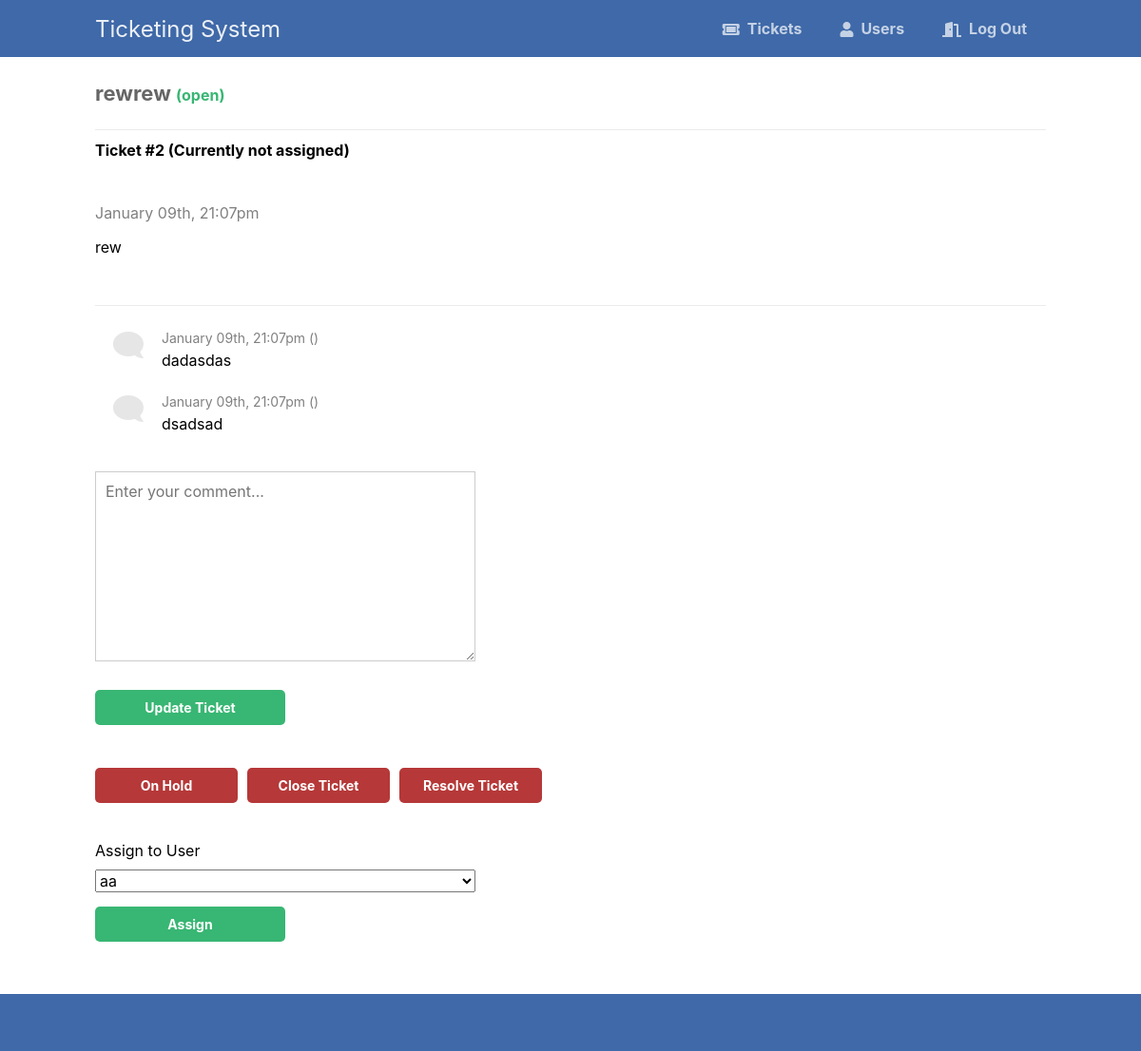
Page /admin/view.php?id=2 (signed in) on the committed database.
### tables this page shows
CREATE TABLE `tickets` (
  `id` int(11) NOT NULL,
  `title` varchar(255) NOT NULL,
  `msg` text NOT NULL,
  `email` varchar(255) DEFAULT NULL,
  `created` datetime NOT NULL DEFAULT current_timestamp(),
  `status` enum('open','closed','resolved','hold') NOT NULL DEFAULT 'open',
  `assigned` varchar(50) DEFAULT NULL
);

CREATE TABLE `tickets_comments` (
  `id` int(11) NOT NULL,
  `ticket_id` int(11) NOT NULL,
  `msg` text NOT NULL,
  `created` datetime NOT NULL DEFAULT current_timestamp(),
  `assigned` varchar(50) DEFAULT NULL
);

### admin/view.php (the view, shortened to what this page needs)
<?php
include '../inc/functions.php';
$pdo = pdo_connect_mysql();
$stmt = $pdo->prepare('SELECT * FROM tickets WHERE id = ?');
$stmt->execute([ $_GET['id'] ]);
$ticket = $stmt->fetch(PDO::FETCH_ASSOC);
$stmt = $pdo->prepare('SELECT * FROM tickets_comments WHERE ticket_id = ?');
$stmt->execute([ $_GET['id'] ]);
$comments = $stmt->fetchAll(PDO::FETCH_ASSOC);
$pdo = pdo_connect_mysql();
$stmt = $pdo->prepare('SELECT * FROM users WHERE status="active"');
$stmt->execute();
$users = $stmt->fetchAll(PDO::FETCH_ASSOC);
?>
<?=template_header('Ticket')?>
<div class="content view">
	<h2><?=htmlspecialchars($ticket['title'], ENT_QUOTES)?>
	<span class="<?=$ticket['status']?>">(<?=$ticket['status']?>)</span></h2>
	<h1>Ticket <?php echo("#".$ticket['id']) ?>
	<?php
		if ($ticket['assigned']==null)
		{
			echo (" (Currently not assigned)");
		}
		else
		{
		echo(" (Assigned to ".$ticket['assigned'].")");
		}
		?>
</h1>
    <div class="ticket">
        <p class="created"><?=date('F dS, G:ia', strtotime($ticket['created']))?></p>
        <p class="msg"><?=nl2br(htmlspecialchars($ticket['msg'], ENT_QUOTES))?></p>
    </div>
    <div class="comments">
        <?php foreach($comments as $comment): ?>
        <div class="comment">
            <div>
                <i class="fas fa-comment fa-2x"></i>
            </div>
            <p>
                <span><?=date('F dS, G:ia', strtotime($comment['created']));  echo (" (".$comment['assigned'].")");?></span>
                <?=nl2br(htmlspecialchars($comment['msg'], ENT_QUOTES))?>
            </p>
        </div>
        <?php endforeach; ?>
        <form action="" method="post">
            <textarea name="msg" placeholder="Enter your comment..."></textarea>
            <input type="submit" value="Update Ticket">
        </form>
<div class="btns">
		<?php
		if ($ticket['status']=="hold")
		{
			?>
			<a href="view.php?id=<?=$_GET['id']?>&status=open" class="btn">Remove Hold</a>
		<?php
		}
		else
		{
			?>
			<a href="view.php?id=<?=$_GET['id']?>&status=hold" class="btn red">On Hold</a>
		<?php
		}
		?>
	<a href="view.php?id=<?=$_GET['id']?>&status=closed" class="btn red">Close Ticket</a>
        <a href="view.php?id=<?=$_GET['id']?>&status=resolved" class="btn red">Resolve Ticket</a>
  </div>
	<form action="" method="post">
		<label for="email">Assign to User</label>
		<select name="assigned" id="assigned">
		<?php
		foreach($users as $user):
			if ($ticket['assigned']==$user['username'])
			{
				echo ('<option selected>'.$user['username'].'</option>');
			}
			else
			{
			echo ('<option>'.$user['username'].'</option>');
			}
        endforeach;
		?>
		</select>
            <input type="submit" value="Assign">
        </form>
    </div>
</div>
<?=template_footer()?>

### admin/style.css (style rules this page uses)
* { box-sizing: border-box; font-family: -apple-system, BlinkMacSystemFont, "segoe ui", roboto, oxygen, ubuntu, cantarell, "fira sans", "droid sans", "helvetica neue", Arial, sans-serif; font-size: 16px; -webkit-font-smoothing: antialiased; -moz-osx-font-smoothing: grayscale; }
body { background-color: #FFFFFF; margin: 0; }
.content { width: 1000px; margin: 0 auto; }
.content h2 { margin: 0; padding: 25px 0; font-size: 22px; border-bottom: 1px solid #ebebeb; color: #666666; }
.btns { display: flex; }
.btns .btn { display: inline-block; text-decoration: none; background-color: #38b673; font-weight: bold; font-size: 14px; border-radius: 5px; color: #FFFFFF; padding: 10px 15px; margin: 15px 10px 15px 0; width: 150px; text-align: center; }
.btns .btn.red { background-color: #b63838; display: block; width: 150px; text-align: center; }
.view h2 .open, .view h2 .resolved { color: #38b673; }
.view .ticket { padding: 20px 0; }
.view .ticket .created { color: gray; }
.view .comments { margin-top: 15px; border-top: 1px solid #ebebeb; padding: 25px 0; }
.view .comments .comment { display: flex; padding-bottom: 5px; }
.view .comments .comment div { display: flex; align-items: flex-start; justify-content: center; width: 70px; color: #e6e6e6; transform: scaleX(-1); }
.view .comments .comment p { margin: 0 0 20px 0; }
.view .comments .comment p span { display: flex; font-size: 14px; padding-bottom: 5px; color: gray; }
.create form, .view form { padding: 15px 0; display: flex; flex-flow: column; width: 400px; }
.create form label, .view form label { display: inline-flex; width: 100%; padding: 10px 0; margin-right: 25px; }
.create form input, .create form textarea, .view form input, .view form textarea { padding: 10px; width: 100%; margin-right: 25px; margin-bottom: 15px; border: 1px solid #cccccc; }
.create form textarea, .view form textarea { height: 200px; }
.create form input[type="submit"], .view form input[type="submit"] { display: block; background-color: #38b673; border: 0; font-weight: bold; font-size: 14px; color: #FFFFFF; cursor: pointer; width: 200px; margin-top: 15px; border-radius: 5px; }

### rows in the picture
tickets: title "rewrew", status "open", id "2", created "January 09th, 21:07pm", msg "rew"
tickets_comments: created "January 09th, 21:07pm", msg "dadasdas"
tickets_comments: created "January 09th, 21:07pm", msg "dsadsad"

### other values in the picture
form field assigned "aa"
